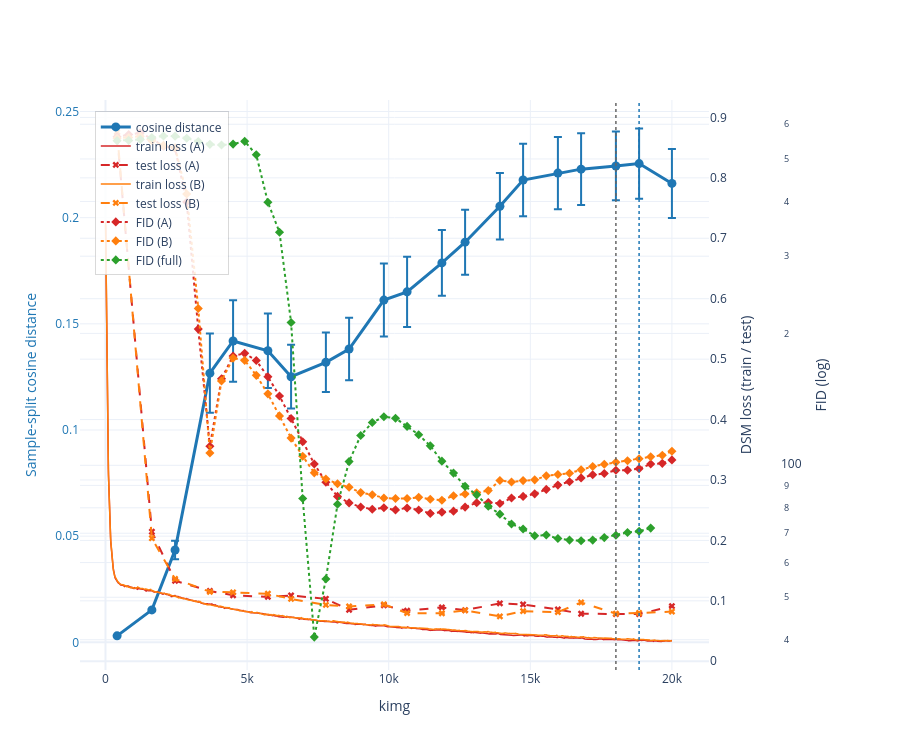

Here is the notebook cell this chart was saved with:
### Code cell
from tensorboard.backend.event_processing.event_accumulator import EventAccumulator

# ── helpers ────────────────────────────────────────────────────────────
def read_tb_scalar(run_dir, tag):
    ea = EventAccumulator(run_dir, size_guidance={'scalars': 0}); ea.Reload()
    if tag not in ea.Tags().get('scalars', []):
        return np.empty(0), np.empty(0)
    s = ea.Scalars(tag)
    return (np.fromiter((e.step  for e in s), float),
            np.fromiter((e.value for e in s), float))

def ema(y, a=0.05):
    if len(y) == 0: return y
    out = np.empty_like(y, float); acc = y[0]
    for i, v in enumerate(y):
        acc = a * v + (1 - a) * acc; out[i] = acc
    return out

# ── gather all series ──────────────────────────────────────────────────
RUNS   = {'A': RUN_A, 'B': RUN_B}
tb     = {s: {tag: read_tb_scalar(r, tag) for tag in ('Loss/train', 'Metrics/FID')}
          for s, r in RUNS.items()}

# Full (non-split) DiffiT training run — reference FID curve.
# RUN_FULL                 = str(RUNS_DIR / '00017-diffit-256-gpus2-batch192_full')
RUN_FULL                 = str(RUNS_DIR / '00018-diffit-512-gpus4-batch256')
fid_full_x, fid_full_y   = read_tb_scalar(RUN_FULL, 'Metrics/FID')

kimgs   = np.array([r['kimg']                for r in results])
# Cosine DISTANCE (1 - cos_similarity), as in Garnier-Brun et al. 2026 Fig 1(a).
# 0 = identical images, larger = more divergent. Because A and B share
# initialization (same --seed), the curve starts near 0 and rises through the
# biased phase to a peak, rather than the U-shape of the paper's different-init setup.
cos     = np.array([r['cosine_distance']     for r in results])
cos_err = np.array([r['cosine_distance_sem'] for r in results])
test    = {'A': np.array([r['test_loss_a']   for r in results], float),
           'B': np.array([r['test_loss_b']   for r in results], float)}

# ── style ──────────────────────────────────────────────────────────────
COLOR_COS  = '#1f77b4'
COLOR_FULL = '#2ca02c'
COLORS     = {'A': '#d62728', 'B': '#ff7f0e'}
DOMAIN_R   = 0.85   # leave room on the right for the second right-axis

# ── figure ─────────────────────────────────────────────────────────────
fig = go.Figure()

# left axis (y): cosine distance
fig.add_trace(go.Scatter(
    x=kimgs, y=cos, error_y=dict(type='data', array=cos_err),
    mode='lines+markers', name='cosine distance',
    line=dict(color=COLOR_COS, width=3), marker=dict(size=9),
    yaxis='y',
))

# right-inner axis (y2): train + test loss
for s in ('A', 'B'):
    kx, ky = tb[s]['Loss/train']
    fig.add_trace(go.Scatter(
        x=kx, y=ema(ky), mode='lines',
        name=f'train loss ({s})',
        line=dict(color=COLORS[s], width=1.5), yaxis='y2',
    ))
    fig.add_trace(go.Scatter(
        x=kimgs, y=test[s], mode='lines+markers',
        name=f'test loss ({s})',
        line=dict(color=COLORS[s], width=2, dash='dash'),
        marker=dict(size=6, symbol='x'), yaxis='y2',
    ))

# right-outer axis (y3, log): FID
for s in ('A', 'B'):
    fx, fy = tb[s]['Metrics/FID']
    fig.add_trace(go.Scatter(
        x=fx, y=fy, mode='lines+markers',
        name=f'FID ({s})',
        line=dict(color=COLORS[s], width=2, dash='dot'),
        marker=dict(size=7, symbol='diamond'), yaxis='y3',
    ))

# FID for the full (non-split) DiffiT training run.
if len(fid_full_x):
    fig.add_trace(go.Scatter(
        x=fid_full_x, y=fid_full_y, mode='lines+markers',
        name='FID (full)',
        line=dict(color=COLOR_FULL, width=2, dash='dot'),
        marker=dict(size=7, symbol='diamond'), yaxis='y3',
    ))

# 5 sample markers (stars) — kimg checkpoints chosen to span the phases:
# pre-bias, bias onset, biased peak, post-bias, converged.
# stars_x = [4500, 5800, 8200, 12500, 16000]
# stars_y = [0.080, 0.025, 0.045, 0.210, 0.245]
# fig.add_trace(go.Scatter(
#     x=stars_x, y=stars_y, mode='markers',
#     name='point of interest',
#     marker=dict(symbol='star', size=22, color='#2ecc40',
#                 line=dict(width=1.5, color='#0a5a14')),
#     yaxis='y',
# ))

# vertical markers
# Paper convention: distance MIN = onset of biased phase. With same-init runs,
# distance starts at 0 and PEAKS at biased-phase center → use nanargmax here.
if len(cos) > 1:
    fig.add_vline(x=float(kimgs[np.nanargmax(cos)]),
                  line=dict(color=COLOR_COS, dash='dot', width=1.5))
tl_mean = np.nanmean(np.stack([test['A'], test['B']]), axis=0)
if not np.all(np.isnan(tl_mean)):
    fig.add_vline(x=float(kimgs[np.nanargmin(tl_mean)]),
                  line=dict(color='#666', dash='dot', width=1.5))

# layout — square figure with three y-axes, legend inside the plot
SIDE = 750
fig.update_layout(
    # title='Biased generalization in DiffiT (256²) — cosine distance / losses / FID',
    template='plotly_white',
    hovermode='x unified',
    height=750, width=900,
    xaxis=dict(title='kimg', domain=[0.0, DOMAIN_R]),
    yaxis =dict(title=dict(text='Sample-split cosine distance',
                           font=dict(color=COLOR_COS)),
                tickfont=dict(color=COLOR_COS)),
    yaxis2=dict(title='DSM loss (train / test)',
                overlaying='y', side='right'),
    yaxis3=dict(title='FID (log)',
                overlaying='y', side='right', anchor='free',
                position=DOMAIN_R + 0.10, type='log'),
    legend=dict(orientation='v',
                x=0.02, y=0.98, xanchor='left', yanchor='top',
                bgcolor='rgba(255,255,255,0.85)',
                bordercolor='rgba(0,0,0,0.15)', borderwidth=1),
)

fig.show()

### Figure 1 — Plotly figure (JSON) as saved in the notebook; plotly's stock layout.template omitted (floating-point values rounded to 4 significant figures; data arrays with more than 128 entries replaced by an {"elided": "..."} marker saying what was removed)
{"data": [{"error_y": {"array": [2.538e-05, 0.0001885, 0.004403, 0.01865, 0.01922, 0.01756, 0.01502, 0.01403, 0.01466, 0.01721, 0.01651, 0.01548, 0.01529, 0.01569, 0.01702, 0.01703, 0.01694, 0.01619, 0.01652, 0.01624], "type": "data"}, "line": {"color": "#1f77b4", "width": 3}, "marker": {"size": 9}, "mode": "lines+markers", "name": "cosine distance", "type": "scatter", "x": [409, 1638, 2457, 3686, 4505, 5734, 6553, 7782, 8601, 9830, 10649, 11878, 12697, 13926, 14745, 15974, 16793, 18022, 18841, 20000], "y": [0.003037, 0.01527, 0.04348, 0.1268, 0.1419, 0.1373, 0.1251, 0.1319, 0.1381, 0.1612, 0.1651, 0.1787, 0.1885, 0.2054, 0.2177, 0.221, 0.2229, 0.2243, 0.2255, 0.2161], "yaxis": "y"}, {"line": {"color": "#d62728", "width": 1.5}, "mode": "lines", "name": "train loss (A)", "type": "scatter", "x": {"elided": "4883 float values"}, "y": {"elided": "4883 float values"}, "yaxis": "y2"}, {"line": {"color": "#d62728", "dash": "dash", "width": 2}, "marker": {"size": 6, "symbol": "x"}, "mode": "lines+markers", "name": "test loss (A)", "type": "scatter", "x": [409, 1638, 2457, 3686, 4505, 5734, 6553, 7782, 8601, 9830, 10649, 11878, 12697, 13926, 14745, 15974, 16793, 18022, 18841, 20000], "y": [0.8703, 0.2144, 0.1332, 0.1164, 0.1091, 0.1065, 0.1089, 0.1033, 0.08517, 0.09254, 0.08366, 0.08915, 0.08457, 0.09585, 0.0941, 0.08571, 0.07864, 0.07807, 0.07803, 0.09128], "yaxis": "y2"}, {"line": {"color": "#ff7f0e", "width": 1.5}, "mode": "lines", "name": "train loss (B)", "type": "scatter", "x": {"elided": "4883 float values"}, "y": {"elided": "4883 float values"}, "yaxis": "y2"}, {"line": {"color": "#ff7f0e", "dash": "dash", "width": 2}, "marker": {"size": 6, "symbol": "x"}, "mode": "lines+markers", "name": "test loss (B)", "type": "scatter", "x": [409, 1638, 2457, 3686, 4505, 5734, 6553, 7782, 8601, 9830, 10649, 11878, 12697, 13926, 14745, 15974, 16793, 18022, 18841, 20000], "y": [0.8755, 0.2036, 0.1362, 0.115, 0.114, 0.1117, 0.1032, 0.09324, 0.09066, 0.09428, 0.07965, 0.07945, 0.08421, 0.07425, 0.08297, 0.08138, 0.09734, 0.07876, 0.07989, 0.08215], "yaxis": "y2"}, {"line": {"color": "#d62728", "dash": "dot", "width": 2}, "marker": {"size": 7, "symbol": "diamond"}, "mode": "lines+markers", "name": "FID (A)", "type": "scatter", "x": [409.0, 819.0, 1228.0, 1638.0, 2048.0, 2457.0, 2867.0, 3276.0, 3686.0, 4096.0, 4505.0, 4915.0, 5324.0, 5734.0, 6144.0, 6553.0, 6963.0, 7372.0, 7782.0, 8192.0, 8601.0, 9011.0, 9420.0, 9830.0, 10240.0, 10650.0, 11060.0, 11470.0, 11880.0, 12290.0, 12700.0, 13110.0, 13520.0, 13930.0, 14340.0, 14740.0, 15160.0, 15560.0, 15970.0, 16380.0, 16790.0, 17200.0, 17610.0, 18020.0, 18430.0, 18840.0, 19250.0, 19660.0, 20000.0], "y": [561.7, 568.4, 573.5, 556.2, 534.9, 528.8, 398.7, 204.6, 110.5, 157.5, 177.7, 180.1, 173.4, 159.2, 144.0, 127.9, 113.2, 100.7, 91.5, 84.94, 82.09, 80.33, 79.41, 79.99, 79.12, 79.94, 79.08, 77.68, 78.19, 78.6, 80.29, 82.14, 82.26, 81.85, 84.2, 84.94, 86.08, 88.13, 90.14, 91.76, 93.61, 95.14, 95.79, 97.47, 97.5, 98.28, 100.7, 101.1, 102.9], "yaxis": "y3"}, {"line": {"color": "#ff7f0e", "dash": "dot", "width": 2}, "marker": {"size": 7, "symbol": "diamond"}, "mode": "lines+markers", "name": "FID (B)", "type": "scatter", "x": [409.0, 819.0, 1228.0, 1638.0, 2048.0, 2457.0, 2867.0, 3276.0, 3686.0, 4096.0, 4505.0, 4915.0, 5324.0, 5734.0, 6144.0, 6553.0, 6963.0, 7372.0, 7782.0, 8192.0, 8601.0, 9011.0, 9420.0, 9830.0, 10240.0, 10650.0, 11060.0, 11470.0, 11880.0, 12290.0, 12700.0, 13110.0, 13520.0, 13930.0, 14340.0, 14740.0, 15160.0, 15560.0, 15970.0, 16380.0, 16790.0, 17200.0, 17610.0, 18020.0, 18430.0, 18840.0, 19250.0, 19660.0, 20000.0], "y": [557.7, 559.9, 563.4, 550.1, 536.9, 530.5, 416.1, 228.0, 106.7, 155.8, 175.6, 173.6, 160.4, 145.6, 129.6, 115.4, 104.9, 96.13, 93.06, 90.79, 89.14, 86.65, 85.66, 84.25, 83.98, 83.99, 84.53, 83.65, 83.25, 85.26, 86.04, 86.55, 87.56, 92.33, 91.64, 92.29, 92.65, 94.63, 95.31, 95.93, 97.67, 99.42, 100.5, 101.6, 102.5, 103.5, 104.6, 105.4, 107.7], "yaxis": "y3"}, {"line": {"color": "#2ca02c", "dash": "dot", "width": 2}, "marker": {"size": 7, "symbol": "diamond"}, "mode": "lines+markers", "name": "FID (full)", "type": "scatter", "x": [409.0, 819.0, 1228.0, 1638.0, 2048.0, 2457.0, 2867.0, 3276.0, 3686.0, 4096.0, 4505.0, 4915.0, 5324.0, 5734.0, 6144.0, 6553.0, 6963.0, 7372.0, 7782.0, 8192.0, 8601.0, 9011.0, 9420.0, 9830.0, 10240.0, 10650.0, 11060.0, 11470.0, 11880.0, 12290.0, 12700.0, 13110.0, 13520.0, 13930.0, 14340.0, 14740.0, 15160.0, 15560.0, 15970.0, 16380.0, 16790.0, 17200.0, 17610.0, 18020.0, 18430.0, 18840.0, 19250.0], "y": [550.5, 551.3, 554.2, 559.4, 564.3, 563.8, 557.6, 548.2, 539.9, 538.0, 540.6, 548.5, 511.1, 398.3, 340.2, 211.9, 83.98, 40.55, 55.03, 81.48, 102.0, 117.0, 125.3, 129.0, 128.1, 122.7, 117.4, 110.8, 102.2, 96.0, 89.55, 85.64, 80.64, 77.38, 73.47, 71.56, 69.05, 69.35, 68.07, 67.51, 67.3, 67.51, 68.41, 69.23, 70.28, 70.74, 71.92], "yaxis": "y3"}], "layout": {"height": 750, "hovermode": "x unified", "legend": {"bgcolor": "rgba(255,255,255,0.85)", "bordercolor": "rgba(0,0,0,0.15)", "borderwidth": 1, "orientation": "v", "x": 0.02, "xanchor": "left", "y": 0.98, "yanchor": "top"}, "shapes": [{"line": {"color": "#1f77b4", "dash": "dot", "width": 1.5}, "type": "line", "x0": 18841, "x1": 18841, "xref": "x", "y0": 0, "y1": 1, "yref": "y domain"}, {"line": {"color": "#666", "dash": "dot", "width": 1.5}, "type": "line", "x0": 18022, "x1": 18022, "xref": "x", "y0": 0, "y1": 1, "yref": "y domain"}], "width": 900, "xaxis": {"domain": [0, 0.85], "title": {"text": "kimg"}}, "yaxis": {"tickfont": {"color": "#1f77b4"}, "title": {"font": {"color": "#1f77b4"}, "text": "Sample-split cosine distance"}}, "yaxis2": {"overlaying": "y", "side": "right", "title": {"text": "DSM loss (train / test)"}}, "yaxis3": {"anchor": "free", "overlaying": "y", "position": 0.95, "side": "right", "title": {"text": "FID (log)"}, "type": "log"}}}
